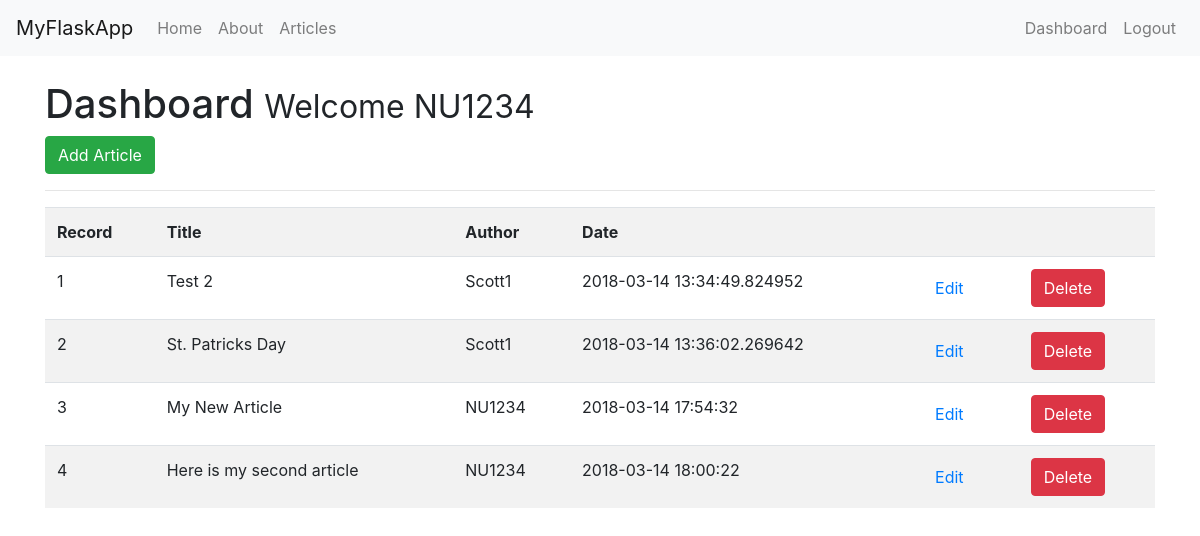
The app's page /dashboard (signed in) with its own data.
### tables this page shows
CREATE TABLE `articles` (
	`record`	INTEGER PRIMARY KEY AUTOINCREMENT,
	`title`	TEXT,
	`author`	TEXT,
	`body`	TEXT,
	`create_date`	TEXT DEFAULT CURRENT_TIMESTAMP
);

### app.py (the view)
@app.route('/dashboard')
@is_logged_in
def dashboard():
    connection = sqlite3.connect(DATABASE)
    connection.row_factory = sqlite3.Row
    cur = connection.cursor()
    result = cur.execute("SELECT * FROM articles")
    articles = result.fetchall()
    if articles != None:
        return render_template('dashboard.html', articles=articles)
    else:
        msg = 'No Articles Found.'
        return render_template('dashboard.html', msg=msg)
    cur.close()

### app.py (called while the page is built)
def is_logged_in(f):
    @wraps(f)
    def wrap(*args, **kwargs):
        if 'logged_in' in session:
            return f(*args, **kwargs)
        else:
            flash('Unauthorized, Please login', 'danger')
            return redirect(url_for('login'))
    return wrap

### templates/dashboard.html
{% extends 'layout.html' %}
{% block body %}
    <h1>Dashboard <small> Welcome {{session.username}}</small></h1>
    <a class="btn btn-success" href="/add_article">Add Article</a>
    <hr>
    <table class="table table-striped">
        <tr>
            <th>Record</th>
            <th>Title</th>
            <th>Author</th>
            <th>Date</th>
            <th></th>
            <th></th>
        </tr>
        {% for article in articles %}
            <tr>
                <td>{{article.record}}</td>
                <td>{{article.title}}</td>
                <td>{{article.author}}</td>
                <td>{{article.create_date}}</td>
                <td><a href="edit_article/{{article.record}}" class="btn btn-default pull-right">Edit</a></td>
                <td><a href="#" class="btn btn-danger">Delete</a></td>
            </tr>
        {% endfor %}
    </table>
{% endblock %}

### records on screen
articles: record "1", title "Test 2", author "Scott1", create_date "2018-03-14 13:34:49.824952"
articles: record "2", title "St. Patricks Day", author "Scott1", create_date "2018-03-14 13:36:02.269642"
articles: record "3", title "My New Article", author "NU1234", create_date "2018-03-14 17:54:32"
articles: record "4", title "Here is my second article", author "NU1234", create_date "2018-03-14 18:00:22"

### other values on screen
{{ session.username }} "NU1234"
